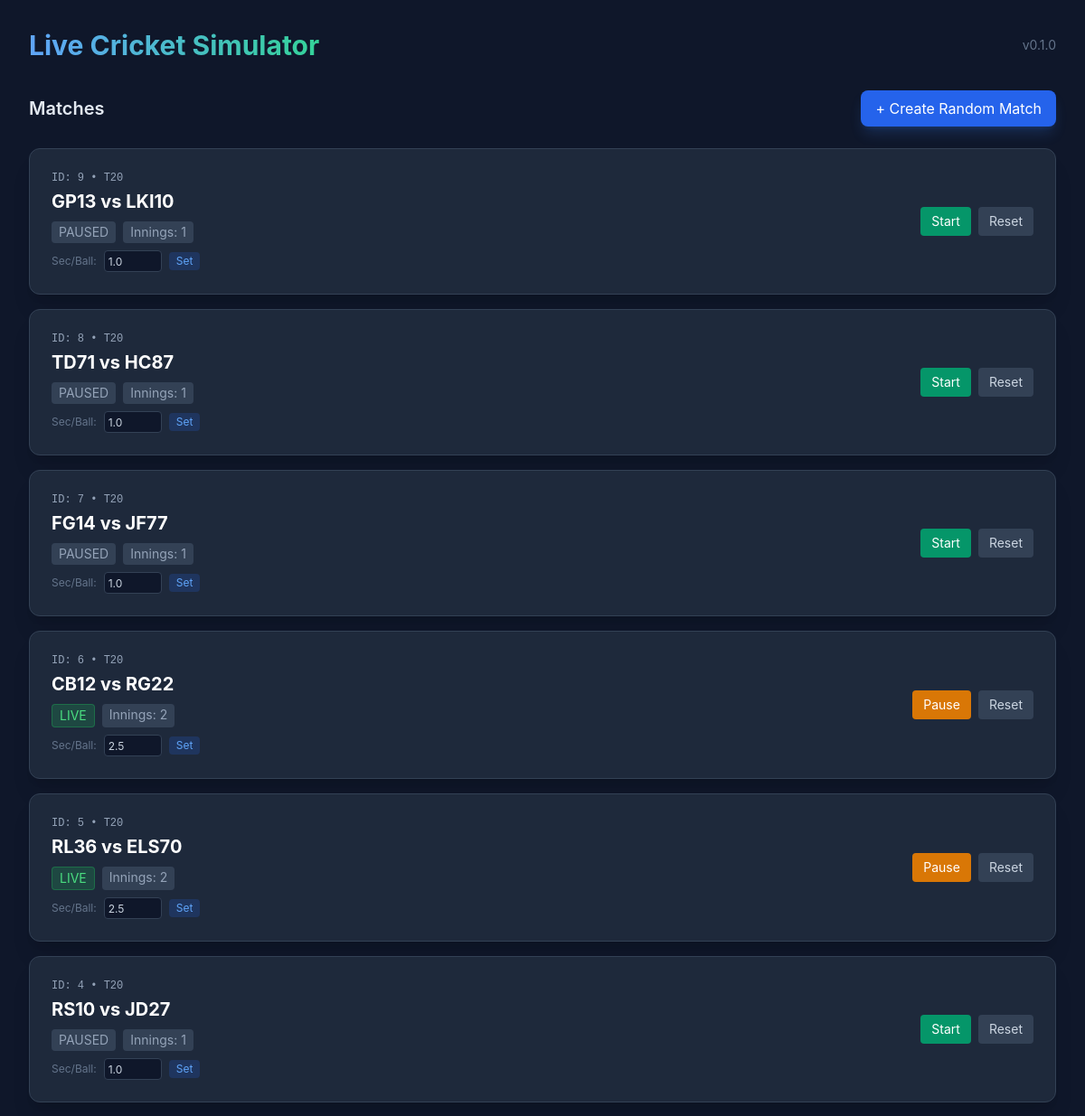
The app's page /api/v1/dashboard/ (upper part), older data.
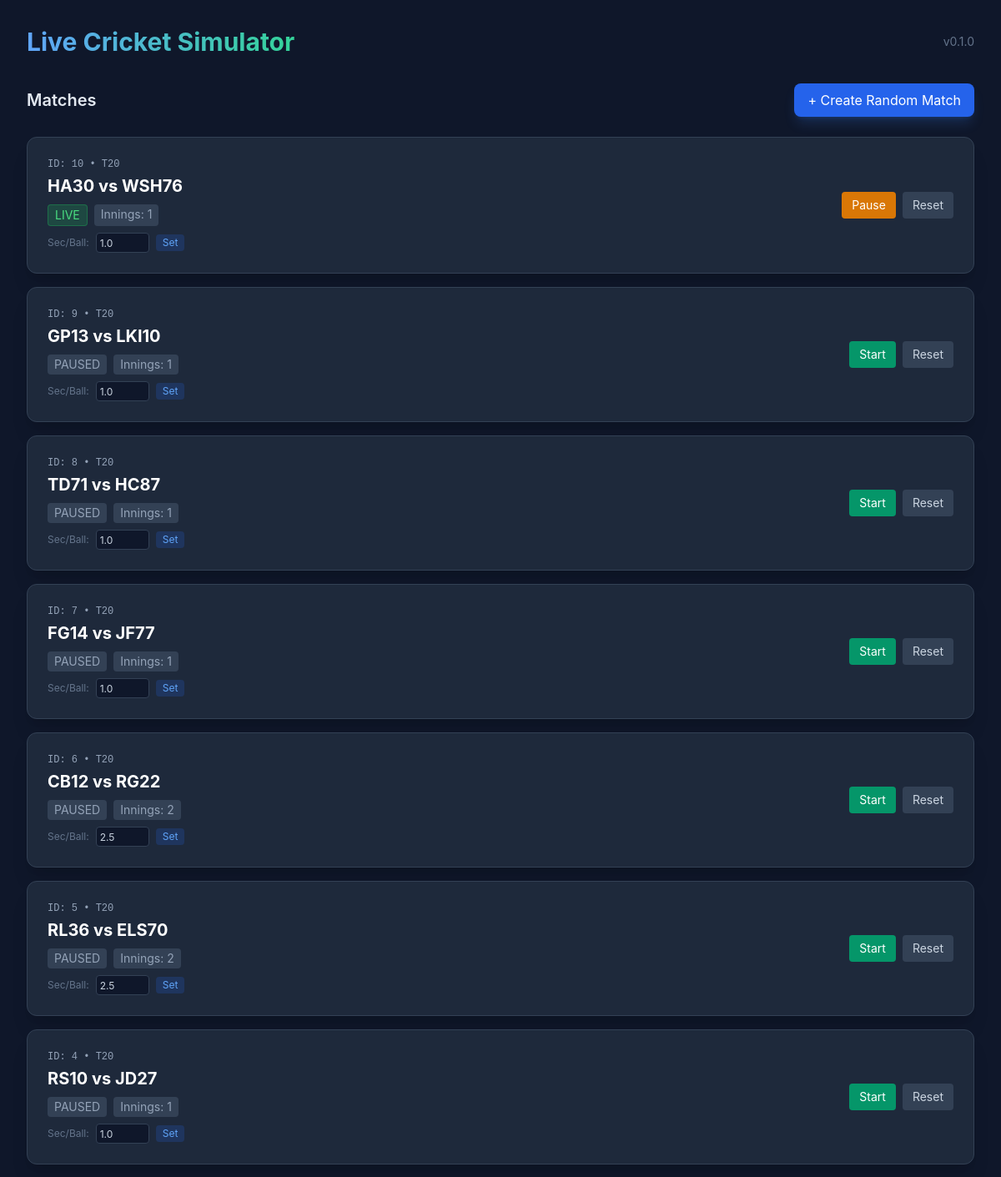
The same page, newer data.
### simulator/models.py (models this page shows, shortened)
class Match(models.Model):
    MATCH_TYPE_CHOICES = (
        ('T20', 'T20'),
        ('ODI', 'ODI'),
        ('TEST', 'Test'),
    )
    TOSS_DECISION_CHOICES = (
        ('BAT', 'Bat'),
        ('BOWL', 'Bowl'),
    )
    tournament = models.ForeignKey(Tournament, on_delete=models.SET_NULL, null=True, blank=True, related_name='matches')
    teams = models.ManyToManyField(Team, related_name='matches')
    date = models.DateTimeField()
    venue = models.CharField(max_length=255, blank=True, null=True)
    match_type = models.CharField(max_length=10, choices=MATCH_TYPE_CHOICES, default='T20')
    is_live = models.BooleanField(default=False)
    match_ended = models.BooleanField(default=False)
    seconds_per_ball = models.FloatField(default=1.0)
    toss_won_by = models.ForeignKey(Team, on_delete=models.SET_NULL, null=True, blank=True, related_name='toss_wins')
    opt_to = models.CharField(max_length=10, choices=TOSS_DECISION_CHOICES, null=True, blank=True)
    current_innings = models.IntegerField(default=1)

class Team(models.Model):
    name = models.CharField(max_length=100)
    short_name = models.CharField(max_length=10, unique=True)
    logo_url = models.URLField(blank=True, null=True)

### simulator/views_admin.py (the view)
# urls.py: path('dashboard/', DashboardView.as_view(), name='dashboard'),
class DashboardView(TemplateView):
    template_name = "simulator/dashboard.html"
    def get_context_data(self, **kwargs):
        context = super().get_context_data(**kwargs)
        context['matches'] = Match.objects.all().order_by('-date')
        return context

### simulator/templates/simulator/dashboard.html (shortened to what this page needs)
{% extends 'simulator/base.html' %}
{% block content %}
<div class="mb-6 flex justify-between items-center">
    <h2 class="text-xl font-semibold text-slate-200">Matches</h2>
    <form action="{% url 'create-match' %}" method="post">
        <button type="submit"
            class="bg-blue-600 hover:bg-blue-700 text-white px-4 py-2 rounded-lg transition shadow-lg shadow-blue-500/20">
            + Create Random Match
        </button>
    </form>
</div>
<div class="grid gap-4">
    {% for match in matches %}
    <div class="bg-slate-800 rounded-xl p-6 border border-slate-700 shadow-xl flex justify-between items-center">
        <div>
            <div class="text-xs font-mono text-slate-400 mb-1">ID: {{ match.id }} • {{ match.match_type }}</div>
            <div class="text-xl font-bold text-white mb-2">
                {% for team in match.teams.all %}
                {{ team.short_name }}{% if not forloop.last %} vs {% endif %}
                {% endfor %}
            </div>
            <div class="flex gap-2 text-sm">
                <span
                    class="px-2 py-0.5 rounded {% if match.is_live %}bg-green-500/20 text-green-400 border border-green-500/30{% else %}bg-slate-700 text-slate-400{% endif %}">
                    {% if match.is_live %}LIVE{% else %}PAUSED{% endif %}
                </span>
                <span class="px-2 py-0.5 rounded bg-slate-700 text-slate-400">
                    Innings: {{ match.current_innings }}
                </span>
            </div>
            <form action="{% url 'match-action' match.id 'speed' %}" method="post" class="mt-2 flex items-center gap-2">
                <label class="text-xs text-slate-500">Sec/Ball:</label>
                <input type="number" name="seconds_per_ball" value="{{ match.seconds_per_ball }}" step="0.1" min="0.1"
                    max="100"
                    class="w-16 h-6 px-1 text-xs bg-slate-900 border border-slate-700 rounded text-slate-300 focus:outline-none focus:border-blue-500">
                <button
                    class="bg-blue-600/20 hover:bg-blue-600/40 text-blue-400 px-2 py-0.5 rounded text-xs transition">Set</button>
            </form>
        </div>
        <div class="flex gap-2">
            {% if not match.is_live %}
            <form action="{% url 'match-action' match.id 'start' %}" method="post">
                <button
                    class="bg-emerald-600 hover:bg-emerald-700 text-white px-3 py-1.5 rounded text-sm transition">Start</button>
            </form>
            {% else %}
            <form action="{% url 'match-action' match.id 'pause' %}" method="post">
                <button
                    class="bg-amber-600 hover:bg-amber-700 text-white px-3 py-1.5 rounded text-sm transition">Pause</button>
            </form>
            {% endif %}
            <form action="{% url 'match-action' match.id 'reset' %}" method="post">
                <button
                    class="bg-slate-700 hover:bg-slate-600 text-slate-300 px-3 py-1.5 rounded text-sm transition">Reset</button>
            </form>
        </div>
    </div>
    {% empty %}
    <div class="text-center py-12 text-slate-500 bg-slate-800/50 rounded-xl border border-dashed border-slate-700">
        No matches found. Create one to get started.
    </div>
    {% endfor %}
</div>
{% endblock %}

### simulator/templates/simulator/base.html (shortened to what this page needs)
<!DOCTYPE html>
<html lang="en">
<head>
    <script src="https://cdn.tailwindcss.com"></script>
</head>
<body class="p-8">
    <div class="max-w-6xl mx-auto">
        <header class="mb-8 flex justify-between items-center">
            <h1 class="text-3xl font-bold bg-clip-text text-transparent bg-gradient-to-r from-blue-400 to-emerald-400">
            </h1>
            <span class="text-sm text-slate-500">v0.1.0</span>
        </header>
        <main>
            {% block content %}{% endblock %}
        </main>
    </div>
</body>
</html>

### simulator/templates/simulator/base.html (style rules this page uses)
body { font-family: 'Inter', sans-serif; background-color: #0f172a; color: #e2e8f0; }

Row changes from the older to the newer data that the page shows:
added Match: id "10", match_type "T20", is_live "LIVE", current_innings "1", seconds_per_ball "1.0"
added Team: short_name "HA30", shows "vs", shown under "10"
added Team: short_name "WSH76", shown under "10"
changed Match id 6: is_live "LIVE Pause" → "PAUSED Start"
changed Match id 5: is_live "LIVE Pause" → "PAUSED Start"
